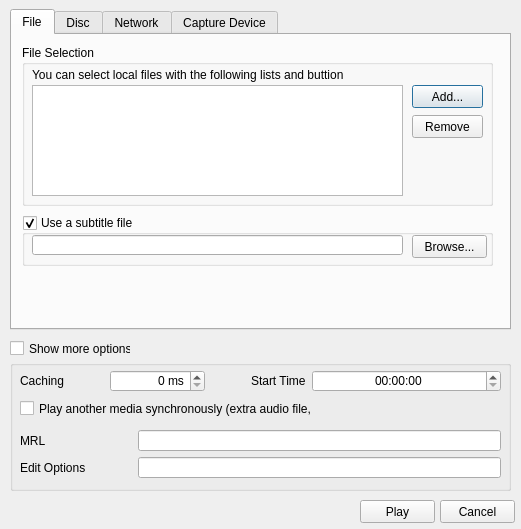
<?xml version="1.0" encoding="UTF-8"?>
<ui version="4.0">
 <class>openMediaDialog</class>
 <widget class="QDialog" name="openMediaDialog">
  <property name="geometry">
   <rect>
    <x>0</x>
    <y>0</y>
    <width>521</width>
    <height>529</height>
   </rect>
  </property>
  <property name="windowTitle">
   <string>Open Media</string>
  </property>
  <widget class="QTabWidget" name="tabWidget">
   <property name="geometry">
    <rect>
     <x>10</x>
     <y>9</y>
     <width>501</width>
     <height>321</height>
    </rect>
   </property>
   <property name="currentIndex">
    <number>0</number>
   </property>
   <widget class="QWidget" name="tab">
    <attribute name="title">
     <string>File</string>
    </attribute>
    <widget class="QGroupBox" name="groupBox">
     <property name="geometry">
      <rect>
       <x>10</x>
       <y>10</y>
       <width>471</width>
       <height>161</height>
      </rect>
     </property>
     <property name="title">
      <string>File Selection</string>
     </property>
     <widget class="QLabel" name="label">
      <property name="geometry">
       <rect>
        <x>10</x>
        <y>20</y>
        <width>311</width>
        <height>20</height>
       </rect>
      </property>
      <property name="text">
       <string>You can select local files with the following lists and buttions.</string>
      </property>
     </widget>
     <widget class="QListView" name="listView">
      <property name="geometry">
       <rect>
        <x>10</x>
        <y>40</y>
        <width>371</width>
        <height>111</height>
       </rect>
      </property>
     </widget>
     <widget class="QPushButton" name="addButton">
      <property name="geometry">
       <rect>
        <x>390</x>
        <y>40</y>
        <width>71</width>
        <height>23</height>
       </rect>
      </property>
      <property name="text">
       <string>Add...</string>
      </property>
     </widget>
     <widget class="QPushButton" name="removeButton">
      <property name="geometry">
       <rect>
        <x>390</x>
        <y>70</y>
        <width>71</width>
        <height>23</height>
       </rect>
      </property>
      <property name="text">
       <string>Remove</string>
      </property>
     </widget>
    </widget>
    <widget class="QGroupBox" name="groupBox_2">
     <property name="geometry">
      <rect>
       <x>10</x>
       <y>180</y>
       <width>471</width>
       <height>51</height>
      </rect>
     </property>
     <property name="title">
      <string>Use a subtitle file</string>
     </property>
     <property name="checkable">
      <bool>true</bool>
     </property>
     <widget class="QLineEdit" name="lineEdit">
      <property name="geometry">
       <rect>
        <x>10</x>
        <y>20</y>
        <width>371</width>
        <height>20</height>
       </rect>
      </property>
      <property name="readOnly">
       <bool>false</bool>
      </property>
     </widget>
     <widget class="QPushButton" name="pushButton_3">
      <property name="geometry">
       <rect>
        <x>390</x>
        <y>20</y>
        <width>75</width>
        <height>23</height>
       </rect>
      </property>
      <property name="text">
       <string>Browse...</string>
      </property>
     </widget>
    </widget>
   </widget>
   <widget class="QWidget" name="tab_2">
    <attribute name="title">
     <string>Disc</string>
    </attribute>
    <widget class="QGroupBox" name="groupBox_4">
     <property name="geometry">
      <rect>
       <x>10</x>
       <y>10</y>
       <width>471</width>
       <height>111</height>
      </rect>
     </property>
     <property name="title">
      <string>Disc selection</string>
     </property>
     <widget class="QRadioButton" name="radioButton">
      <property name="geometry">
       <rect>
        <x>10</x>
        <y>20</y>
        <width>82</width>
        <height>17</height>
       </rect>
      </property>
      <property name="text">
       <string>DVD</string>
      </property>
     </widget>
     <widget class="QRadioButton" name="radioButton_2">
      <property name="geometry">
       <rect>
        <x>110</x>
        <y>20</y>
        <width>82</width>
        <height>17</height>
       </rect>
      </property>
      <property name="text">
       <string>Blu-ray</string>
      </property>
     </widget>
     <widget class="QRadioButton" name="radioButton_3">
      <property name="geometry">
       <rect>
        <x>200</x>
        <y>20</y>
        <width>82</width>
        <height>17</height>
       </rect>
      </property>
      <property name="text">
       <string>Audio CD</string>
      </property>
     </widget>
     <widget class="QRadioButton" name="radioButton_4">
      <property name="geometry">
       <rect>
        <x>310</x>
        <y>20</y>
        <width>82</width>
        <height>17</height>
       </rect>
      </property>
      <property name="text">
       <string>SVCD/VCD</string>
      </property>
     </widget>
     <widget class="QCheckBox" name="checkBox_3">
      <property name="geometry">
       <rect>
        <x>10</x>
        <y>40</y>
        <width>101</width>
        <height>17</height>
       </rect>
      </property>
      <property name="text">
       <string>No disc menus</string>
      </property>
     </widget>
     <widget class="Line" name="line">
      <property name="geometry">
       <rect>
        <x>110</x>
        <y>40</y>
        <width>351</width>
        <height>16</height>
       </rect>
      </property>
      <property name="orientation">
       <enum>Qt::Horizontal</enum>
      </property>
     </widget>
     <widget class="QWidget" name="layoutWidget">
      <property name="geometry">
       <rect>
        <x>10</x>
        <y>70</y>
        <width>451</width>
        <height>25</height>
       </rect>
      </property>
      <layout class="QHBoxLayout" name="horizontalLayout_2">
       <item>
        <widget class="QLabel" name="label_6">
         <property name="text">
          <string>Disc device</string>
         </property>
        </widget>
       </item>
       <item>
        <widget class="QLineEdit" name="lineEdit_4"/>
       </item>
       <item>
        <widget class="QToolButton" name="toolButton">
         <property name="text">
          <string>...</string>
         </property>
        </widget>
       </item>
       <item>
        <widget class="QPushButton" name="pushButton_6">
         <property name="text">
          <string>Browse...</string>
         </property>
        </widget>
       </item>
      </layout>
     </widget>
    </widget>
    <widget class="QGroupBox" name="groupBox_5">
     <property name="geometry">
      <rect>
       <x>10</x>
       <y>133</y>
       <width>471</width>
       <height>61</height>
      </rect>
     </property>
     <property name="title">
      <string>Starting Position</string>
     </property>
     <widget class="QWidget" name="layoutWidget">
      <property name="geometry">
       <rect>
        <x>10</x>
        <y>20</y>
        <width>451</width>
        <height>24</height>
       </rect>
      </property>
      <layout class="QHBoxLayout" name="horizontalLayout_5">
       <item>
        <layout class="QHBoxLayout" name="horizontalLayout_3">
         <item>
          <widget class="QLabel" name="label_7">
           <property name="text">
            <string>Title</string>
           </property>
          </widget>
         </item>
         <item>
          <spacer name="horizontalSpacer_5">
           <property name="orientation">
            <enum>Qt::Horizontal</enum>
           </property>
           <property name="sizeHint" stdset="0">
            <size>
             <width>40</width>
             <height>20</height>
            </size>
           </property>
          </spacer>
         </item>
         <item>
          <widget class="QSpinBox" name="spinBox_3">
           <property name="sizePolicy">
            <sizepolicy hsizetype="Fixed" vsizetype="Fixed">
             <horstretch>0</horstretch>
             <verstretch>0</verstretch>
            </sizepolicy>
           </property>
           <property name="minimumSize">
            <size>
             <width>70</width>
             <height>0</height>
            </size>
           </property>
           <property name="alignment">
            <set>Qt::AlignRight|Qt::AlignTrailing|Qt::AlignVCenter</set>
           </property>
          </widget>
         </item>
        </layout>
       </item>
       <item>
        <spacer name="horizontalSpacer_7">
         <property name="orientation">
          <enum>Qt::Horizontal</enum>
         </property>
         <property name="sizeHint" stdset="0">
          <size>
           <width>40</width>
           <height>20</height>
          </size>
         </property>
        </spacer>
       </item>
       <item>
        <layout class="QHBoxLayout" name="horizontalLayout_4">
         <item>
          <widget class="QLabel" name="label_8">
           <property name="text">
            <string>Chapter</string>
           </property>
          </widget>
         </item>
         <item>
          <spacer name="horizontalSpacer_6">
           <property name="orientation">
            <enum>Qt::Horizontal</enum>
           </property>
           <property name="sizeHint" stdset="0">
            <size>
             <width>40</width>
             <height>20</height>
            </size>
           </property>
          </spacer>
         </item>
         <item>
          <widget class="QSpinBox" name="spinBox_4">
           <property name="sizePolicy">
            <sizepolicy hsizetype="Fixed" vsizetype="Fixed">
             <horstretch>0</horstretch>
             <verstretch>0</verstretch>
            </sizepolicy>
           </property>
           <property name="minimumSize">
            <size>
             <width>70</width>
             <height>0</height>
            </size>
           </property>
           <property name="alignment">
            <set>Qt::AlignRight|Qt::AlignTrailing|Qt::AlignVCenter</set>
           </property>
          </widget>
         </item>
        </layout>
       </item>
      </layout>
     </widget>
    </widget>
    <widget class="QGroupBox" name="groupBox_6">
     <property name="geometry">
      <rect>
       <x>10</x>
       <y>208</y>
       <width>471</width>
       <height>51</height>
      </rect>
     </property>
     <property name="title">
      <string>Audio and Subtitiles</string>
     </property>
     <widget class="QWidget" name="layoutWidget">
      <property name="geometry">
       <rect>
        <x>10</x>
        <y>20</y>
        <width>451</width>
        <height>24</height>
       </rect>
      </property>
      <layout class="QHBoxLayout" name="horizontalLayout_6">
       <item>
        <layout class="QHBoxLayout" name="horizontalLayout_7">
         <item>
          <widget class="QLabel" name="label_9">
           <property name="text">
            <string>Audio track</string>
           </property>
          </widget>
         </item>
         <item>
          <spacer name="horizontalSpacer_8">
           <property name="orientation">
            <enum>Qt::Horizontal</enum>
           </property>
           <property name="sizeHint" stdset="0">
            <size>
             <width>40</width>
             <height>20</height>
            </size>
           </property>
          </spacer>
         </item>
         <item>
          <widget class="QSpinBox" name="spinBox_5">
           <property name="sizePolicy">
            <sizepolicy hsizetype="Fixed" vsizetype="Fixed">
             <horstretch>0</horstretch>
             <verstretch>0</verstretch>
            </sizepolicy>
           </property>
           <property name="minimumSize">
            <size>
             <width>70</width>
             <height>0</height>
            </size>
           </property>
          </widget>
         </item>
        </layout>
       </item>
       <item>
        <spacer name="horizontalSpacer_9">
         <property name="orientation">
          <enum>Qt::Horizontal</enum>
         </property>
         <property name="sizeHint" stdset="0">
          <size>
           <width>40</width>
           <height>20</height>
          </size>
         </property>
        </spacer>
       </item>
       <item>
        <layout class="QHBoxLayout" name="horizontalLayout_8">
         <item>
          <widget class="QLabel" name="label_10">
           <property name="text">
            <string>Subtitle track</string>
           </property>
          </widget>
         </item>
         <item>
          <spacer name="horizontalSpacer_10">
           <property name="orientation">
            <enum>Qt::Horizontal</enum>
           </property>
           <property name="sizeHint" stdset="0">
            <size>
             <width>40</width>
             <height>20</height>
            </size>
           </property>
          </spacer>
         </item>
         <item>
          <widget class="QSpinBox" name="spinBox_6">
           <property name="sizePolicy">
            <sizepolicy hsizetype="Fixed" vsizetype="Fixed">
             <horstretch>0</horstretch>
             <verstretch>0</verstretch>
            </sizepolicy>
           </property>
           <property name="minimumSize">
            <size>
             <width>70</width>
             <height>0</height>
            </size>
           </property>
          </widget>
         </item>
        </layout>
       </item>
      </layout>
     </widget>
    </widget>
   </widget>
   <widget class="QWidget" name="tab_3">
    <attribute name="title">
     <string>Network</string>
    </attribute>
    <widget class="QGroupBox" name="groupBox_7">
     <property name="geometry">
      <rect>
       <x>10</x>
       <y>10</y>
       <width>471</width>
       <height>151</height>
      </rect>
     </property>
     <property name="title">
      <string>Network Protocol</string>
     </property>
     <widget class="QLabel" name="label_11">
      <property name="geometry">
       <rect>
        <x>10</x>
        <y>16</y>
        <width>151</width>
        <height>20</height>
       </rect>
      </property>
      <property name="text">
       <string>Please Enter a network URL:</string>
      </property>
     </widget>
     <widget class="QLineEdit" name="lineEdit_5">
      <property name="geometry">
       <rect>
        <x>10</x>
        <y>40</y>
        <width>451</width>
        <height>20</height>
       </rect>
      </property>
     </widget>
    </widget>
   </widget>
   <widget class="QWidget" name="tab_4">
    <attribute name="title">
     <string>Capture Device</string>
    </attribute>
    <widget class="Line" name="line_2">
     <property name="geometry">
      <rect>
       <x>10</x>
       <y>30</y>
       <width>471</width>
       <height>20</height>
      </rect>
     </property>
     <property name="orientation">
      <enum>Qt::Horizontal</enum>
     </property>
    </widget>
    <widget class="QGroupBox" name="groupBox_8">
     <property name="geometry">
      <rect>
       <x>10</x>
       <y>50</y>
       <width>471</width>
       <height>101</height>
      </rect>
     </property>
     <property name="title">
      <string>Device Selection</string>
     </property>
     <widget class="QWidget" name="layoutWidget">
      <property name="geometry">
       <rect>
        <x>10</x>
        <y>20</y>
        <width>451</width>
        <height>71</height>
       </rect>
      </property>
      <layout class="QVBoxLayout" name="verticalLayout">
       <item>
        <layout class="QHBoxLayout" name="horizontalLayout_10">
         <item>
          <widget class="QLabel" name="label_13">
           <property name="text">
            <string>Video device name</string>
           </property>
          </widget>
         </item>
         <item>
          <spacer name="horizontalSpacer_12">
           <property name="orientation">
            <enum>Qt::Horizontal</enum>
           </property>
           <property name="sizeHint" stdset="0">
            <size>
             <width>178</width>
             <height>20</height>
            </size>
           </property>
          </spacer>
         </item>
         <item>
          <widget class="QComboBox" name="comboBox_2">
           <property name="sizePolicy">
            <sizepolicy hsizetype="Expanding" vsizetype="Fixed">
             <horstretch>1</horstretch>
             <verstretch>0</verstretch>
            </sizepolicy>
           </property>
          </widget>
         </item>
        </layout>
       </item>
       <item>
        <layout class="QHBoxLayout" name="horizontalLayout_11">
         <item>
          <widget class="QLabel" name="label_14">
           <property name="text">
            <string>Audio device name</string>
           </property>
          </widget>
         </item>
         <item>
          <spacer name="horizontalSpacer_13">
           <property name="orientation">
            <enum>Qt::Horizontal</enum>
           </property>
           <property name="sizeHint" stdset="0">
            <size>
             <width>68</width>
             <height>20</height>
            </size>
           </property>
          </spacer>
         </item>
         <item>
          <widget class="QComboBox" name="comboBox_3">
           <property name="sizePolicy">
            <sizepolicy hsizetype="Expanding" vsizetype="Fixed">
             <horstretch>1</horstretch>
             <verstretch>0</verstretch>
            </sizepolicy>
           </property>
          </widget>
         </item>
        </layout>
       </item>
      </layout>
     </widget>
    </widget>
    <widget class="QGroupBox" name="groupBox_9">
     <property name="geometry">
      <rect>
       <x>20</x>
       <y>160</y>
       <width>461</width>
       <height>91</height>
      </rect>
     </property>
     <property name="title">
      <string>Options</string>
     </property>
     <widget class="QWidget" name="layoutWidget">
      <property name="geometry">
       <rect>
        <x>10</x>
        <y>30</y>
        <width>441</width>
        <height>22</height>
       </rect>
      </property>
      <layout class="QHBoxLayout" name="horizontalLayout_12">
       <item>
        <widget class="QLabel" name="label_15">
         <property name="text">
          <string>Video size</string>
         </property>
        </widget>
       </item>
       <item>
        <spacer name="horizontalSpacer_14">
         <property name="orientation">
          <enum>Qt::Horizontal</enum>
         </property>
         <property name="sizeHint" stdset="0">
          <size>
           <width>128</width>
           <height>20</height>
          </size>
         </property>
        </spacer>
       </item>
       <item>
        <widget class="QLineEdit" name="lineEdit_6">
         <property name="sizePolicy">
          <sizepolicy hsizetype="Expanding" vsizetype="Fixed">
           <horstretch>1</horstretch>
           <verstretch>0</verstretch>
          </sizepolicy>
         </property>
        </widget>
       </item>
      </layout>
     </widget>
    </widget>
    <widget class="QPushButton" name="pushButton_7">
     <property name="geometry">
      <rect>
       <x>370</x>
       <y>260</y>
       <width>111</width>
       <height>21</height>
      </rect>
     </property>
     <property name="text">
      <string>Advanced options..</string>
     </property>
    </widget>
    <widget class="QWidget" name="layoutWidget">
     <property name="geometry">
      <rect>
       <x>11</x>
       <y>11</y>
       <width>471</width>
       <height>22</height>
      </rect>
     </property>
     <layout class="QHBoxLayout" name="horizontalLayout_9">
      <item>
       <widget class="QLabel" name="label_12">
        <property name="text">
         <string>Capture mode</string>
        </property>
       </widget>
      </item>
      <item>
       <spacer name="horizontalSpacer_11">
        <property name="orientation">
         <enum>Qt::Horizontal</enum>
        </property>
        <property name="sizeHint" stdset="0">
         <size>
          <width>118</width>
          <height>20</height>
         </size>
        </property>
       </spacer>
      </item>
      <item>
       <widget class="QComboBox" name="comboBox">
        <property name="sizePolicy">
         <sizepolicy hsizetype="MinimumExpanding" vsizetype="Fixed">
          <horstretch>1</horstretch>
          <verstretch>0</verstretch>
         </sizepolicy>
        </property>
       </widget>
      </item>
     </layout>
    </widget>
   </widget>
  </widget>
  <widget class="QCheckBox" name="showMoreOptionsCheckBox">
   <property name="geometry">
    <rect>
     <x>10</x>
     <y>340</y>
     <width>121</width>
     <height>17</height>
    </rect>
   </property>
   <property name="text">
    <string>Show more options</string>
   </property>
  </widget>
  <widget class="QGroupBox" name="moreOptionsGroupBox">
   <property name="geometry">
    <rect>
     <x>10</x>
     <y>360</y>
     <width>501</width>
     <height>131</height>
    </rect>
   </property>
   <property name="title">
    <string/>
   </property>
   <widget class="QCheckBox" name="checkBox_2">
    <property name="geometry">
     <rect>
      <x>10</x>
      <y>40</y>
      <width>291</width>
      <height>17</height>
     </rect>
    </property>
    <property name="text">
     <string>Play another media synchronously (extra audio file,..)</string>
    </property>
   </widget>
   <widget class="QWidget" name="layoutWidget">
    <property name="geometry">
     <rect>
      <x>10</x>
      <y>10</y>
      <width>481</width>
      <height>22</height>
     </rect>
    </property>
    <layout class="QHBoxLayout" name="horizontalLayout">
     <item>
      <widget class="QLabel" name="label_2">
       <property name="text">
        <string>Caching</string>
       </property>
      </widget>
     </item>
     <item>
      <spacer name="horizontalSpacer">
       <property name="orientation">
        <enum>Qt::Horizontal</enum>
       </property>
       <property name="sizeHint" stdset="0">
        <size>
         <width>40</width>
         <height>20</height>
        </size>
       </property>
      </spacer>
     </item>
     <item>
      <widget class="QSpinBox" name="spinBox">
       <property name="sizePolicy">
        <sizepolicy hsizetype="Expanding" vsizetype="Fixed">
         <horstretch>1</horstretch>
         <verstretch>0</verstretch>
        </sizepolicy>
       </property>
       <property name="alignment">
        <set>Qt::AlignRight|Qt::AlignTrailing|Qt::AlignVCenter</set>
       </property>
       <property name="suffix">
        <string> ms</string>
       </property>
      </widget>
     </item>
     <item>
      <spacer name="horizontalSpacer_2">
       <property name="orientation">
        <enum>Qt::Horizontal</enum>
       </property>
       <property name="sizeHint" stdset="0">
        <size>
         <width>40</width>
         <height>20</height>
        </size>
       </property>
      </spacer>
     </item>
     <item>
      <widget class="QLabel" name="label_3">
       <property name="text">
        <string>Start Time</string>
       </property>
      </widget>
     </item>
     <item>
      <widget class="QTimeEdit" name="timeEdit_2">
       <property name="sizePolicy">
        <sizepolicy hsizetype="Expanding" vsizetype="Fixed">
         <horstretch>2</horstretch>
         <verstretch>0</verstretch>
        </sizepolicy>
       </property>
       <property name="alignment">
        <set>Qt::AlignCenter</set>
       </property>
       <property name="displayFormat">
        <string>hh:mm:ss</string>
       </property>
      </widget>
     </item>
    </layout>
   </widget>
   <widget class="QWidget" name="layoutWidget">
    <property name="geometry">
     <rect>
      <x>10</x>
      <y>70</y>
      <width>481</width>
      <height>48</height>
     </rect>
    </property>
    <layout class="QGridLayout" name="gridLayout">
     <item row="0" column="0">
      <widget class="QLabel" name="label_4">
       <property name="text">
        <string>MRL</string>
       </property>
      </widget>
     </item>
     <item row="0" column="1" colspan="2">
      <spacer name="horizontalSpacer_3">
       <property name="orientation">
        <enum>Qt::Horizontal</enum>
       </property>
       <property name="sizeHint" stdset="0">
        <size>
         <width>26</width>
         <height>20</height>
        </size>
       </property>
      </spacer>
     </item>
     <item row="0" column="3">
      <widget class="QLineEdit" name="lineEdit_2">
       <property name="sizePolicy">
        <sizepolicy hsizetype="Expanding" vsizetype="Fixed">
         <horstretch>4</horstretch>
         <verstretch>0</verstretch>
        </sizepolicy>
       </property>
       <property name="readOnly">
        <bool>false</bool>
       </property>
      </widget>
     </item>
     <item row="1" column="0" colspan="2">
      <widget class="QLabel" name="label_5">
       <property name="text">
        <string>Edit Options</string>
       </property>
      </widget>
     </item>
     <item row="1" column="2">
      <spacer name="horizontalSpacer_4">
       <property name="orientation">
        <enum>Qt::Horizontal</enum>
       </property>
       <property name="sizeHint" stdset="0">
        <size>
         <width>40</width>
         <height>20</height>
        </size>
       </property>
      </spacer>
     </item>
     <item row="1" column="3">
      <widget class="QLineEdit" name="lineEdit_3">
       <property name="sizePolicy">
        <sizepolicy hsizetype="Expanding" vsizetype="Fixed">
         <horstretch>4</horstretch>
         <verstretch>0</verstretch>
        </sizepolicy>
       </property>
       <property name="readOnly">
        <bool>false</bool>
       </property>
      </widget>
     </item>
    </layout>
   </widget>
  </widget>
  <widget class="QPushButton" name="pushButton_4">
   <property name="geometry">
    <rect>
     <x>440</x>
     <y>500</y>
     <width>75</width>
     <height>23</height>
    </rect>
   </property>
   <property name="text">
    <string>Cancel</string>
   </property>
  </widget>
  <widget class="QPushButton" name="pushButton_5">
   <property name="geometry">
    <rect>
     <x>360</x>
     <y>500</y>
     <width>75</width>
     <height>23</height>
    </rect>
   </property>
   <property name="text">
    <string>Play</string>
   </property>
  </widget>
 </widget>
 <resources/>
 <connections/>
</ui>
